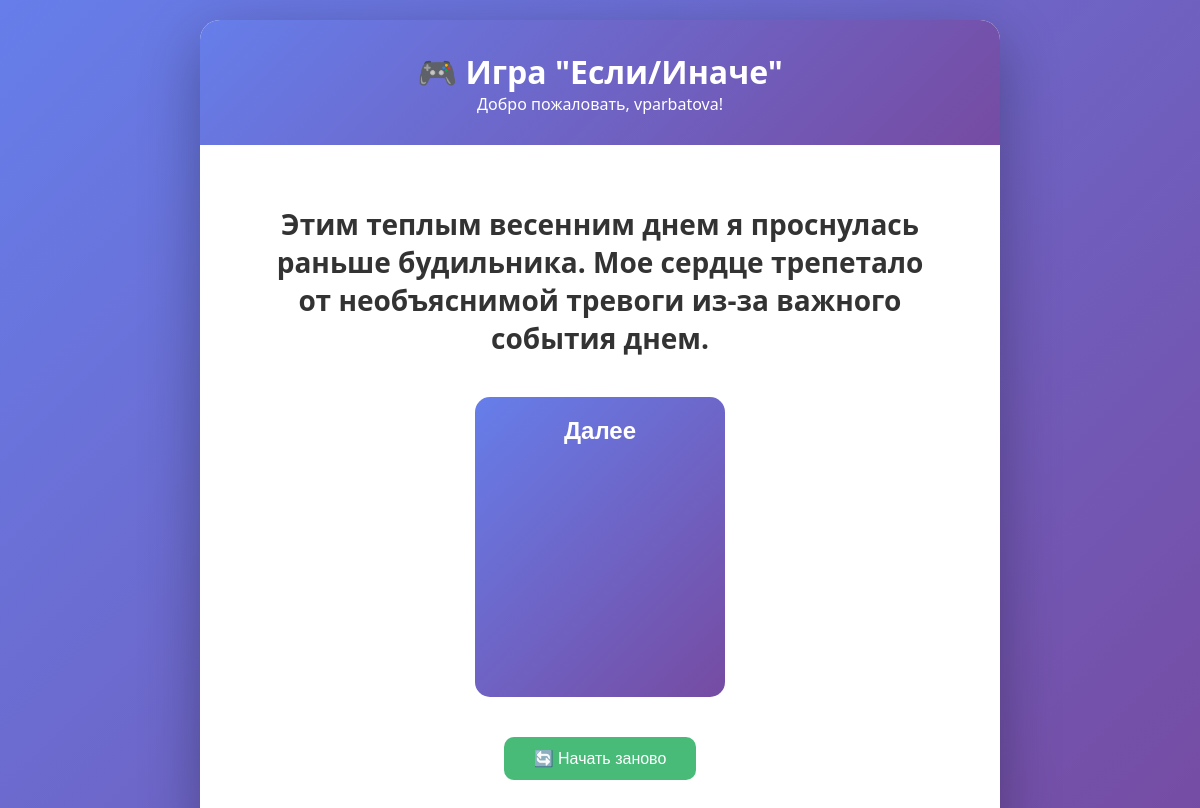
Screenshot of /laba/question/ (signed in) with the database file from the repository.
### game/models.py (models this page shows, shortened)
class GameQuestion(models.Model):
    text = models.CharField('Текст вопроса', max_length=500)
    image = models.CharField('Путь к картинке вопроса',
                             max_length=200,
                             blank=True,
                             null=True)
    is_first = models.BooleanField('Первый вопрос', default=False)
    is_final = models.BooleanField('Финальный вопрос', default=False)
    final_message = models.TextField('Финальное сообщение', blank=True)
    def get_answers(self):
        return self.answers.all().order_by('order')
    class Meta:
        verbose_name = 'Вопрос'
        verbose_name_plural = 'Вопросы'

class Answer(models.Model):
    question = models.ForeignKey(GameQuestion, on_delete=models.CASCADE,
                                 related_name='answers')
    text = models.CharField('Текст ответа', max_length=200)
    next_question = models.ForeignKey(GameQuestion, on_delete=models.SET_NULL,
                                      null=True, blank=True,
                                      related_name='previous_answers')
    image = models.CharField('Путь к картинке', max_length=200,
                             blank=True, null=True)
    order = models.IntegerField('Порядок', default=0)
    emotion_change = models.IntegerField('Изменение эмоционального состояния',
                                         default=0)
    time_change = models.IntegerField('Изменение времени', default=0)
    class Meta:
        verbose_name = 'Вариант ответа'
        verbose_name_plural = 'Варианты ответов'
        ordering = ['order']

### game/views.py (the view, shortened to what this page needs)
# urls.py: path('question/', views.question_view, name='question'),
@login_required
def question_view(request):
    first_question = GameQuestion.objects.filter(is_first=True)[0]
    progress, created = UserProgress.objects.get_or_create(
        user=request.user,
        defaults={
            'current_question': first_question,
            'emotion_score': 50,
            'time_score': 50
        }
    )
    if not progress.current_question:
        progress.current_question = first_question
        progress.save()
    question = progress.current_question
    answers = question.get_answers()
    return render(request, 'game/question.html', {
        'question': question,
        'answers': answers,
        'emotion_score': progress.emotion_score,
        'time_score': progress.time_score
    })

### game/templates/game/question.html (shortened to what this page needs)
{% extends 'game/base.html' %}
{% load static %}
{% block content %}
<div class="question-box">
    <h2 class="question-text">{{ question.text }}</h2>
    <form method="post" class="answers-form">
        <div class="answers-vertical">
            {% for answer in answers %}
                <button type="submit"
                        name="answer_id"
                        value="{{ answer.id }}"
                        class="answer-btn">
                    <span class="answer-text">{{ answer.text }}</span>
                </button>
            {% endfor %}
        </div>
    </form>
    <form action="{% url 'reset_game' %}" method="post" class="reset-form">
        <button type="submit" class="reset-btn">🔄 Начать заново</button>
    </form>
</div>
{% endblock %}

### game/templates/game/base.html (shortened to what this page needs)
<!DOCTYPE html>
<html lang="ru">
<head>
</head>
<body>
    <div class="container">
        <div class="header">
            <h1>🎮 Игра "Если/Иначе"</h1>
            <p>Добро пожаловать, {{ user.username }}!</p>
        </div>
        <div class="content">
            {% block content %}{% endblock %}
        </div>
    </div>
</body>
</html>

### game/templates/game/base.html (style rules this page uses)
* { margin: 0; padding: 0; box-sizing: border-box; }
body { font-family: 'Segoe UI', Tahoma, Geneva, Verdana, sans-serif; background: linear-gradient(135deg, #667eea 0%, #764ba2 100%); min-height: 100vh; display: flex; justify-content: center; align-items: center; padding: 20px; }
.container { max-width: 800px; width: 100%; background: white; border-radius: 20px; box-shadow: 0 20px 60px rgba(0,0,0,0.3); overflow: hidden; }
.header { background: linear-gradient(135deg, #667eea 0%, #764ba2 100%); color: white; padding: 30px; text-align: center; }
.content { padding: 40px; }
.question-text { font-size: 24px; margin-bottom: 30px; color: #333; text-align: center; }

### game/templates/game/question.html (style rules this page uses)
.question-box { max-width: 800px; margin: 0 auto; padding: 20px; display: flex; flex-direction: column; align-items: center; }
.question-text { text-align: center; margin-bottom: 40px; color: #333; font-size: 28px; font-weight: bold; }
.answers-vertical { display: flex; flex-direction: column; align-items: center; gap: 20px; width: 100%; }
.answer-btn { width: 250px; min-height: 300px; padding: 20px 15px; background: linear-gradient(135deg, #667eea 0%, #764ba2 100%); border: none; border-radius: 15px; cursor: pointer; transition: transform 0.2s, box-shadow 0.2s; display: flex; flex-direction: column; align-items: center; justify-content: space-between; gap: 15px; }
.answer-text { color: white; font-size: 24px; font-weight: bold; text-align: center; word-break: break-word; }
.reset-form { margin-top: 40px; text-align: center; }
.reset-btn { padding: 12px 30px; font-size: 16px; background: #48bb78; color: white; border: none; border-radius: 10px; cursor: pointer; }
@media (min-width: 768px) { .answers-vertical { flex-direction: row; flex-wrap: wrap; justify-content: center; } }

### rows the page displays
GameQuestion: text "Этим теплым весенним днем я проснулась раньше будильника. Мое сердце трепетало от необъяснимой тревоги из-за важного события днем."
Answer: {{ answer.id }} 22 (drawn), text "Далее"

### other values shown
{{ user.username }} "vparbatova"
